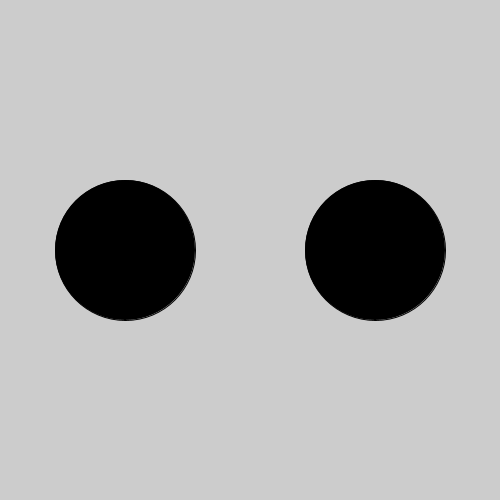
Frame 1 (no input)
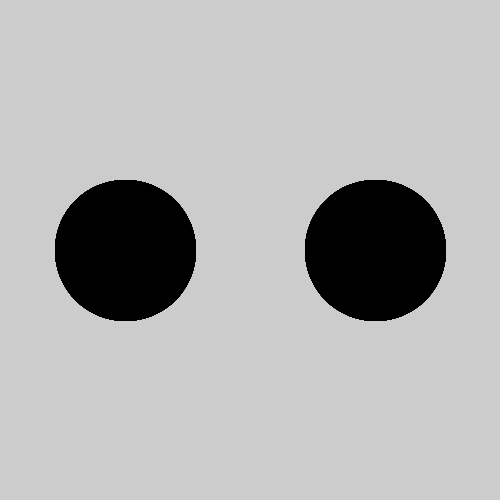
Frame 60 (the mouse pressed at the canvas centre just before this capture)
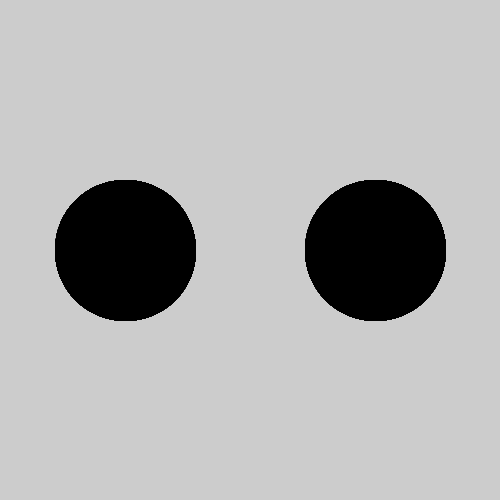
Frame 120 (the mouse held since frame 60 and released just before this capture)

The Processing sketch that drew these frames (run headless with seeded random() and noise(); from frame 60 on, the mouse is pressed at the canvas centre):

// Processing sketch: amazing_rings
// ── amazing_rings.pde
void draw(){
for(int i = 14; i > 0; i--){
if (i % 2 == 0){
fill(#000000);
}else{
noFill();
}
ellipse(125,250,i * 10, i * 10);
ellipse(375,250,i * 10, i * 10);
}




}
void setup(){
size(500,500);







}
